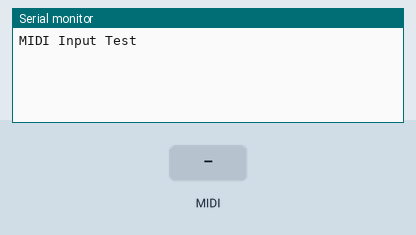
A sketch run on a simulated Arduino Mega 2560, built with avr-gcc and run on an emulated ATmega2560. Parts: the last lines printed to the serial monitor. Inputs (shaded band) come from the test bench. MIDI output is not drawn.

Above: at 1.2 s.
1.3 s: MIDI note 36 received
At 2.6 s:
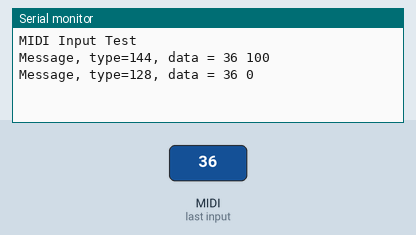
3.1 s: MIDI note 48 received
At 4.0 s:
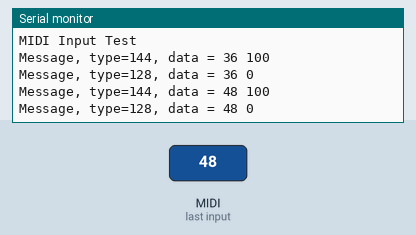

Measured:
- after the input at 1.3 s, the serial monitor: prints a new line at once (image 1)
- after the input at 3.1 s, the serial monitor: prints a new line at once (image 2)

The sketch:

MidiRead.ino
```cpp
#include <SimpleTimer.h>
#include <MIDI.h>

MIDI_CREATE_INSTANCE(HardwareSerial, Serial2, MIDI);
//MIDI_CREATE_DEFAULT_INSTANCE();
int d1,d2,tmr0,tmr1,tmr2;
long cnt;
byte type;
bool cr=true;
SimpleTimer Timer;

void htrace() {
  Serial.print(".");
  cr=false;
}
void ltrace() {
  Serial.println("");
  Timer.enable(tmr1);
  cr=true;
}

void setup() {
   MIDI.begin(MIDI_CHANNEL_OMNI);
   Serial.begin(115200);
   Serial.println("MIDI Input Test");

   tmr1=Timer.setInterval(3000, htrace);
   tmr2=Timer.setInterval(60000, ltrace);
}

void loop() {
  Timer.run();
  if (MIDI.read()){
    byte type = MIDI.getType();
    d1 = MIDI.getData1();
    d2 = MIDI.getData2();
    if (type < 254) {
      if (!cr) {
        Serial.println("");
        cr=true;
      }
      Serial.println(String("Message, type=") + type + ", data = " + d1 + " " + d2);
      Timer.disable(tmr1);
      Timer.restartTimer(tmr2);
    }
  }
}
```
